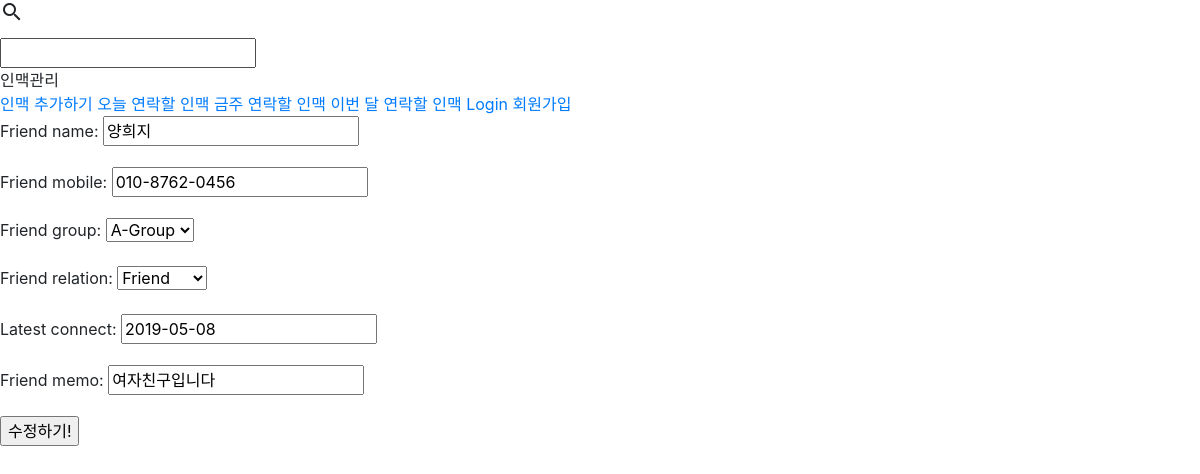
The page /update/3 on the database as committed earlier.
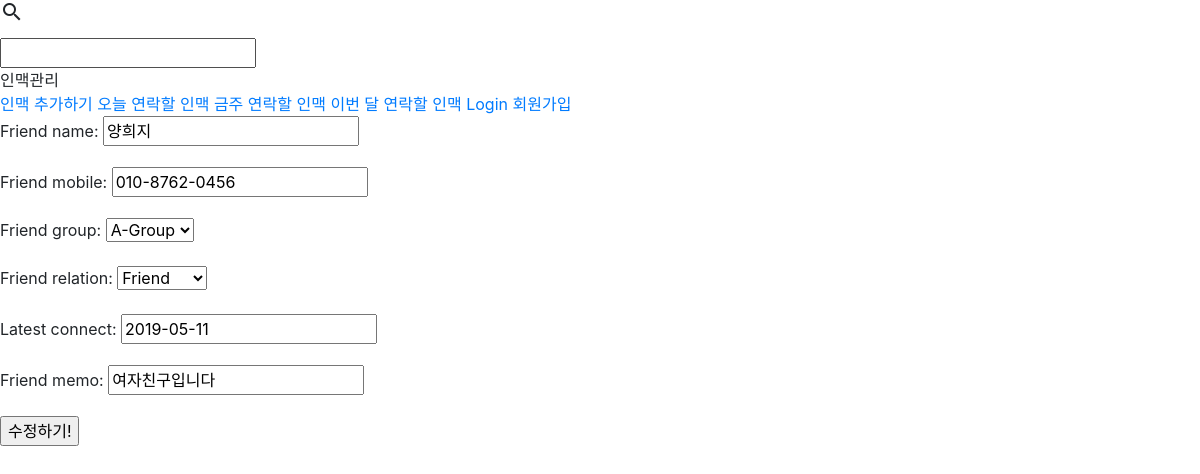
The same page on the database as committed later.
### friends/models.py (models this page shows, shortened)
class Friends(models.Model):
    friend_name = models.CharField(max_length=50)
    user = models.ForeignKey(User, on_delete=models.CASCADE, related_name='user')
    friend_mobile = models.CharField(max_length=13) #12자리만 받으려면 어떻게 해야하지?
    Agroup = "Agroup"
    Bgroup = "Bgroup"
    Cgroup = "Cgroup"
    Dgroup = "Dgroup"
    GRADE = (
        (Agroup, "A-Group"),
        (Bgroup, "B-Group"),
        (Cgroup, "C-Group"),
        (Dgroup, "D-Group"),
    )
    friend_group = models.CharField(max_length=10, choices=GRADE, default=Bgroup)
    Friend = "Friend"
    Business = "Business"
    Family = "Family"
    Another = "Another"
    RELATIONSHIP = (
        (Friend, "Friend"),
        (Business, "Business"),
        (Family, "Family"),
        (Another, "Another")
    )
    friend_relation = models.CharField(max_length=10, choices=RELATIONSHIP, default=Business)
    latest_connect = models.DateField(default=date.today)
    friend_memo = models.CharField(max_length=500)
    scheduled_connect = models.DateField(blank=True)

### friends/views.py (the view)
# urls.py: path('update/<int:pk>', FriendUpdate.as_view(), name='update'),
class FriendUpdate(UpdateView):
    model = Friends
    fields = ['friend_name', 'friend_mobile', 'friend_group', 'friend_relation', 'latest_connect', 'friend_memo']
    template_name_suffix = '_update'
    success_url = '/'

### friends/templates/friends/friends_update.html (shortened to what this page needs)
{% extends 'base.html' %}
{% block content %}
<form action="" method="post">
    {{form.as_p}}
    <input type="submit" value="수정하기!">
</form>
{% endblock %}

Rows that differ between the two databases and show on the page:
changed Friends "양희지": latest_connect "2019-05-08" → "2019-05-11"
